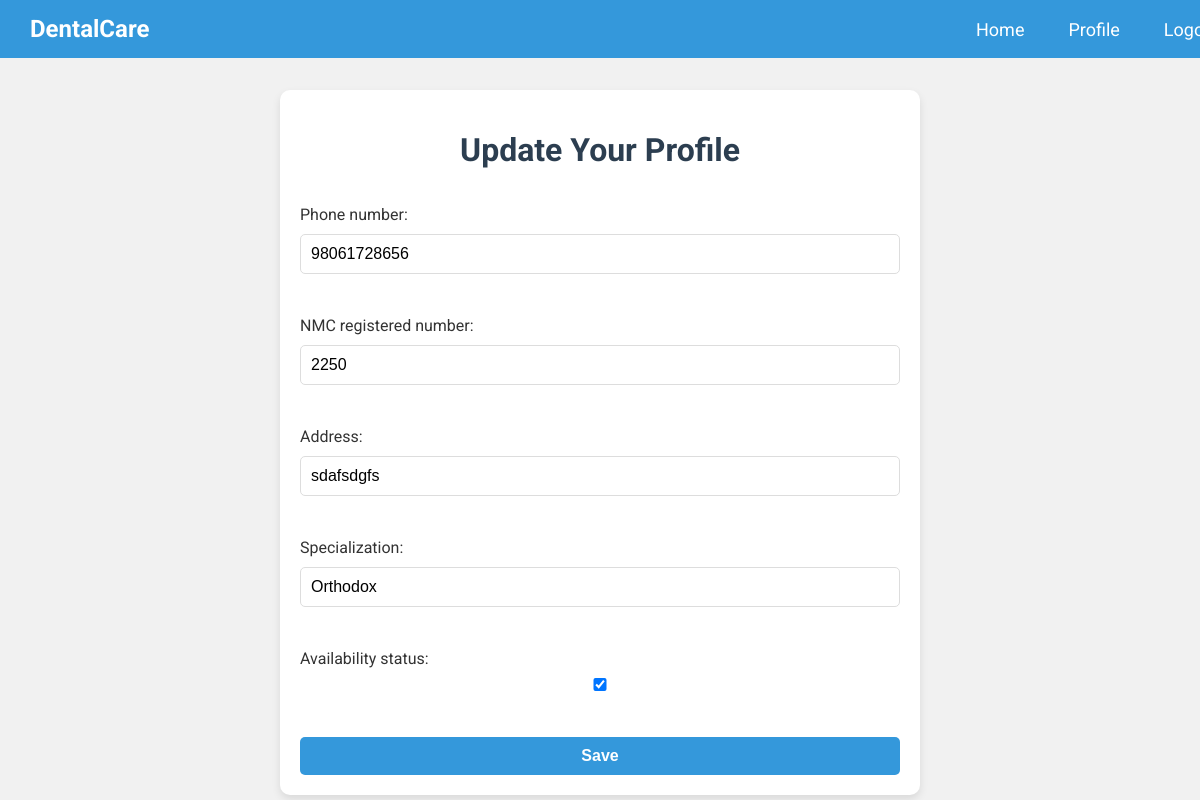
/doctor/doctorprofile/ (signed in), run on the app's committed database.
### doctor/models.py (models this page shows, shortened)
class DoctorProfile(models.Model):
    user = models.OneToOneField(MyUser, on_delete=models.CASCADE, unique=True)
    doctor_id = models.AutoField(primary_key=True)  # Auto-generate unique IDs
    phone_number = models.CharField(
        max_length=15,
    )
    NMC_registered_number = models.CharField(max_length=50, unique=True)
    address = models.CharField(max_length=30)
    specialization = models.CharField(max_length=100, null=True, blank=True)
    availability_status = models.BooleanField(default=True)  # True for available, False for not

### doctor/views.py (the view, shortened to what this page needs)
# urls.py: path('doctorprofile/', DoctorProfileView.as_view(), name='doctorprofile'),
class DoctorProfileView(FormView):
    template_name = 'doctor/doctor_profile.html'
    form_class=DoctorProfileForm
    def get(self, request, *args, **kwargs):
        if request.user.role != MyUser.Role.DOCTOR:
            return HttpResponseForbidden("You are not authorized to access this page.")
        doctor_profile = DoctorProfile.objects.filter(user=request.user).first()
        form = self.form_class(instance=doctor_profile)
        return render(request, 'doctor/doctor_profile.html', {'form': form})

### doctor/forms.py
class DoctorProfileForm(forms.ModelForm):
    class Meta:
        model=DoctorProfile
        fields=['phone_number',
            'NMC_registered_number',
            'address',
            'specialization',
            'availability_status',]

### doctor/Templates/doctor/doctor_profile.html (shortened to what this page needs)
<!DOCTYPE html>
<html lang="en">
<head>
</head>
<body>
    <div class="navbar">
        <div class="logo">DentalCare</div>
        <div>
            <a href="#">Home</a>
            <a href="#">Profile</a>
            <a href="#">Logout</a>
        </div>
    </div>
    <div class="container">
        <h1>Update Your Profile</h1>
        <form method="post">
            {{ form.as_p }}
            <button type="submit">Save</button>
        </form>
    </div>
</body>
</html>

### doctor/Templates/doctor/doctor_profile.html (style rules this page uses)
body { font-family: 'Roboto', sans-serif; margin: 0; padding: 0; background: #f1f1f1; color: #333; display: flex; flex-direction: column; align-items: center; height: 100vh; overflow-x: hidden; }
.navbar { background-color: #3498db; position: fixed; top: 0; left: 0; width: 100%; padding: 15px 30px; display: flex; justify-content: space-between; align-items: center; color: white; font-size: 16px; z-index: 1000; }
.navbar a { color: white; text-decoration: none; padding: 10px; font-size: 18px; margin-left: 20px; transition: color 0.3s ease; }
.navbar .logo { font-size: 24px; font-weight: bold; }
.container { max-width: 600px; margin-top: 90px; padding: 20px; background: #ffffff; border-radius: 10px; box-shadow: 0 4px 8px rgba(0, 0, 0, 0.1); width: 100%; }
h1 { text-align: center; color: #2c3e50; margin-bottom: 20px; }
form { display: flex; flex-direction: column; }
form input, form select, form textarea { width: 100%; padding: 10px; margin: 10px 0; font-size: 16px; border: 1px solid #ddd; border-radius: 5px; box-sizing: border-box; }
form button { padding: 10px; margin-top: 20px; border: none; background: #3498db; color: white; font-size: 16px; font-weight: bold; border-radius: 5px; cursor: pointer; transition: background-color 0.3s ease; }

### data on the page
DoctorProfile: phone_number "98061728656", NMC_registered_number "2250", address "sdafsdgfs", specialization "Orthodox", availability_status "☑"
